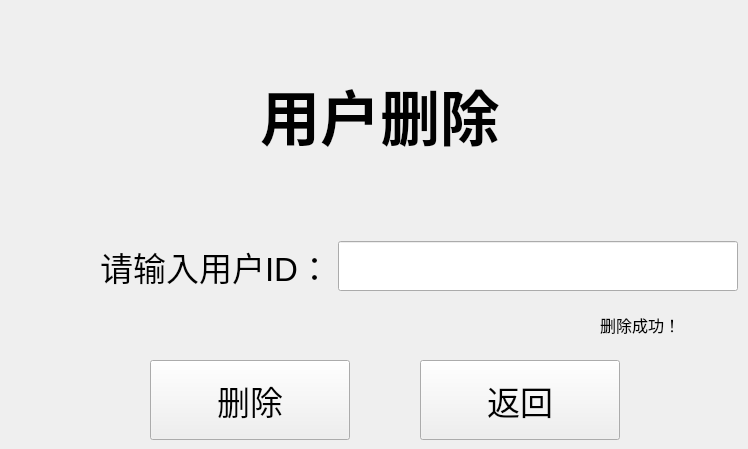
     <widget class="QWidget" name="DeletePage">
      <widget class="QLabel" name="DeleteTitleLabel">
       <property name="geometry">
        <rect>
         <x>130</x>
         <y>40</y>
         <width>500</width>
         <height>150</height>
        </rect>
       </property>
       <property name="minimumSize">
        <size>
         <width>6</width>
         <height>150</height>
        </size>
       </property>
       <property name="maximumSize">
        <size>
         <width>500</width>
         <height>150</height>
        </size>
       </property>
       <property name="font">
        <font>
         <pointsize>45</pointsize>
         <bold>true</bold>
        </font>
       </property>
       <property name="text">
        <string>用户删除</string>
       </property>
       <property name="alignment">
        <set>Qt::AlignmentFlag::AlignCenter</set>
       </property>
      </widget>
      <widget class="QPushButton" name="DeleteButton">
       <property name="geometry">
        <rect>
         <x>150</x>
         <y>360</y>
         <width>200</width>
         <height>80</height>
        </rect>
       </property>
       <property name="minimumSize">
        <size>
         <width>200</width>
         <height>80</height>
        </size>
       </property>
       <property name="maximumSize">
        <size>
         <width>200</width>
         <height>80</height>
        </size>
       </property>
       <property name="font">
        <font>
         <family>幼圆</family>
         <pointsize>25</pointsize>
        </font>
       </property>
       <property name="text">
        <string>删除</string>
       </property>
      </widget>
      <widget class="QPushButton" name="DeleteExitButton">
       <property name="geometry">
        <rect>
         <x>420</x>
         <y>360</y>
         <width>200</width>
         <height>80</height>
        </rect>
       </property>
       <property name="minimumSize">
        <size>
         <width>200</width>
         <height>80</height>
        </size>
       </property>
       <property name="maximumSize">
        <size>
         <width>200</width>
         <height>80</height>
        </size>
       </property>
       <property name="font">
        <font>
         <family>幼圆</family>
         <pointsize>25</pointsize>
        </font>
       </property>
       <property name="text">
        <string>返回</string>
       </property>
      </widget>
      <widget class="QLabel" name="DeleteCheckLabel">
       <property name="geometry">
        <rect>
         <x>600</x>
         <y>310</y>
         <width>100</width>
         <height>30</height>
        </rect>
       </property>
       <property name="minimumSize">
        <size>
         <width>100</width>
         <height>30</height>
        </size>
       </property>
       <property name="maximumSize">
        <size>
         <width>100</width>
         <height>30</height>
        </size>
       </property>
       <property name="font">
        <font>
         <pointsize>12</pointsize>
        </font>
       </property>
       <property name="text">
        <string>删除成功！</string>
       </property>
      </widget>
      <widget class="QWidget" name="layoutWidget">
       <property name="geometry">
        <rect>
         <x>30</x>
         <y>240</y>
         <width>709</width>
         <height>52</height>
        </rect>
       </property>
       <layout class="QHBoxLayout" name="horizontalLayout_9">
        <item>
         <widget class="QLabel" name="DeleteIDLabel">
          <property name="minimumSize">
           <size>
            <width>300</width>
            <height>50</height>
           </size>
          </property>
          <property name="maximumSize">
           <size>
            <width>300</width>
            <height>50</height>
           </size>
          </property>
          <property name="font">
           <font>
            <pointsize>25</pointsize>
           </font>
          </property>
          <property name="text">
           <string>请输入用户ID：</string>
          </property>
          <property name="alignment">
           <set>Qt::AlignmentFlag::AlignRight|Qt::AlignmentFlag::AlignTrailing|Qt::AlignmentFlag::AlignVCenter</set>
          </property>
         </widget>
        </item>
        <item>
         <widget class="QLineEdit" name="DeleteIDLineEdit">
          <property name="minimumSize">
           <size>
            <width>400</width>
            <height>50</height>
           </size>
          </property>
          <property name="maximumSize">
           <size>
            <width>400</width>
            <height>50</height>
           </size>
          </property>
          <property name="font">
           <font>
            <pointsize>20</pointsize>
           </font>
          </property>
         </widget>
        </item>
       </layout>
      </widget>
     </widget>
